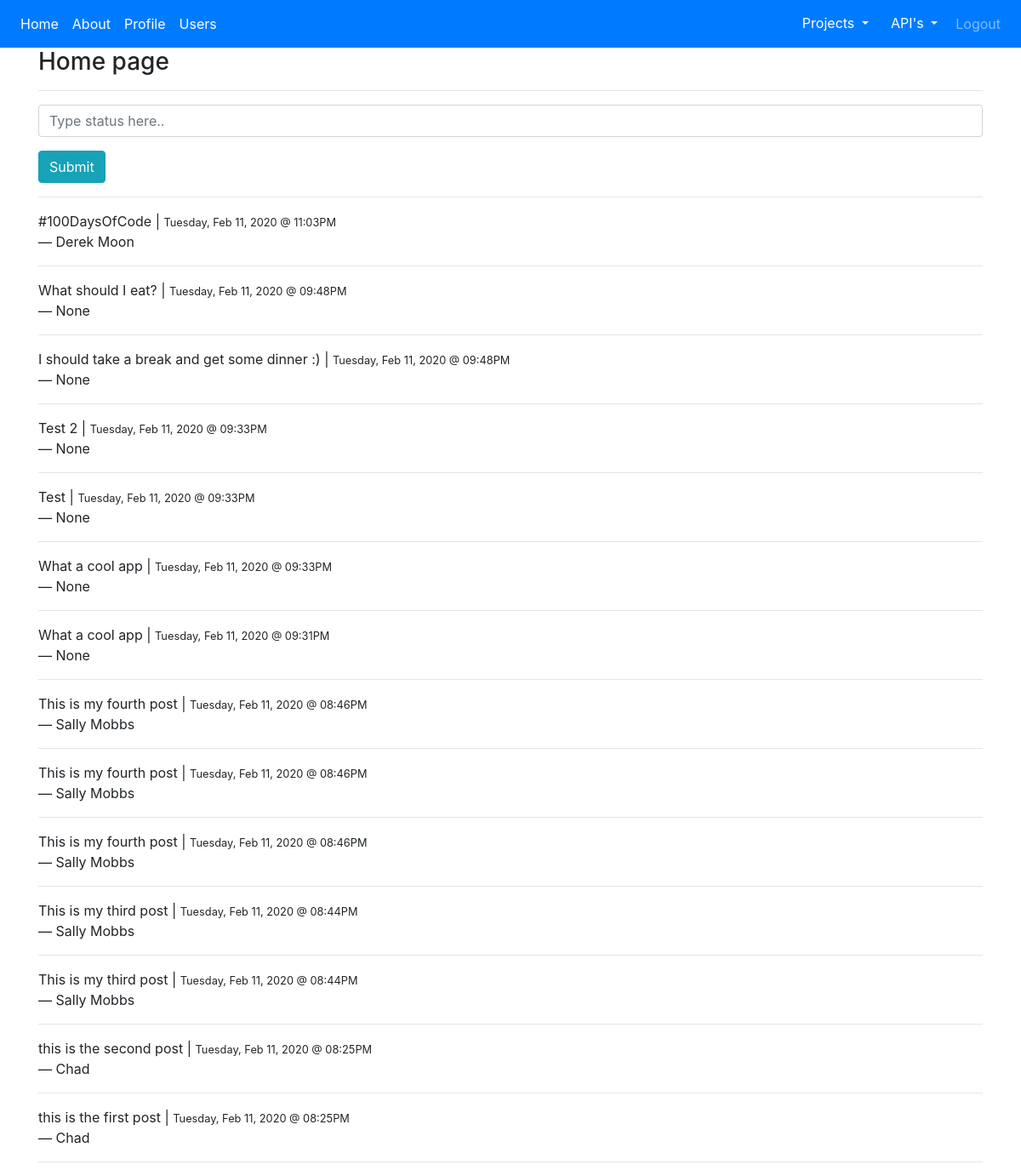
Screenshot of / (signed in) with the database file from the repository.
### app/models.py (models this page shows, shortened)
class Post(db.Model):
    id = db.Column(db.Integer, primary_key=True)
    body = db.Column(db.Text)
    timestamp = db.Column(db.DateTime, index=True, default=datetime.utcnow)
    user_id = db.Column(db.Integer, db.ForeignKey("user.id"))

class User(db.Model,UserMixin):
    id = db.Column(db.Integer, primary_key=True)
    name = db.Column(db.String(40), nullable=False)
    email = db.Column(db.String(50), nullable=False, unique=True)
    password = db.Column(db.String(180), nullable=False)
    created_on = db.Column(db.DateTime, nullable=False,
                           default=datetime.utcnow)
    posts = db.relationship('Post',backref='author', lazy='dynamic')
    followed = db.relationship(
        'User',
        secondary=followers,
        primaryjoin=(followers.c.follower_id == id),
        secondaryjoin=(followers.c.followed_id == id),
        backref=db.backref('followers', lazy='dynamic'),
        lazy = "dynamic"
    )
    def __str__(self):
        return self.name

### app/blueprints/main/routes.py (the view)
@main.route('/', methods=['GET','POST'])
@login_required
def index():
    form = BlogForm()
    context = {
        'form':form,
        'posts':Post.query.order_by(Post.timestamp.desc()).all()
    }
    if form.validate_on_submit():
        p = Post(body=form.body.data, user_id=current_user.id)
        db.session.add(p)
        db.session.commit()
        flash("Post added succesfully!", 'success')
        return redirect(url_for('main.index'))
    return render_template('index.html', **context)

### app/blueprints/account/forms.py
class BlogForm(FlaskForm):
    body = StringField(validators=[DataRequired()])
    submit = SubmitField(label="Submit")

### app/models.py (called while the page is built)
@login.user_loader
def get_user(id):
    return User.query.get(int(id))

### app/templates/index.html (shortened to what this page needs)
{% extends 'layout.html' %}
{% block content %}
  <h3>Home page</h3>
  <hr/>
  <form action="{{ url_for('main.index')}}" method="POST">
    <div class="form-group">
      {{ form.body(class="form-control", placeholder="Type status here..")}}
    </div>
    <div class="form-group">
        {{ form.submit(class="btn btn-info") }}
    </div>
  </form>
  <hr/>
  {% if posts%}
  {% for p in posts%}
    <p>
      {{ p.body }} | <small>{{  p.timestamp.strftime('%A, %b %d, %Y @ %I:%M%p ') }}</small><br/>
    &mdash; {{ p.author }}
    </p>
    <hr/>
  {% endfor %}
  {% endif %}
{% endblock %}

### rows the page displays
Post: body "#100DaysOfCode", timestamp "Tuesday, Feb 11, 2020 @ 11:03PM", author "Derek Moon"
Post: body "What should I eat?", timestamp "Tuesday, Feb 11, 2020 @ 09:48PM", author "None"
Post: body "I should take a break and get some dinner :)", timestamp "Tuesday, Feb 11, 2020 @ 09:48PM", author "None"
Post: body "Test 2", timestamp "Tuesday, Feb 11, 2020 @ 09:33PM", author "None"
Post: body "Test", timestamp "Tuesday, Feb 11, 2020 @ 09:33PM", author "None"
Post: body "What a cool app", timestamp "Tuesday, Feb 11, 2020 @ 09:33PM", author "None"
Post: body "What a cool app", timestamp "Tuesday, Feb 11, 2020 @ 09:31PM", author "None"
Post: body "This is my fourth post", timestamp "Tuesday, Feb 11, 2020 @ 08:46PM", author "Sally Mobbs"
Post: body "This is my fourth post", timestamp "Tuesday, Feb 11, 2020 @ 08:46PM", author "Sally Mobbs"
Post: body "This is my fourth post", timestamp "Tuesday, Feb 11, 2020 @ 08:46PM", author "Sally Mobbs"
Post: body "This is my third post", timestamp "Tuesday, Feb 11, 2020 @ 08:44PM", author "Sally Mobbs"
Post: body "This is my third post", timestamp "Tuesday, Feb 11, 2020 @ 08:44PM", author "Sally Mobbs"
Post: body "this is the second post", timestamp "Tuesday, Feb 11, 2020 @ 08:25PM", author "Chad"
Post: body "this is the first post", timestamp "Tuesday, Feb 11, 2020 @ 08:25PM", author "Chad"
